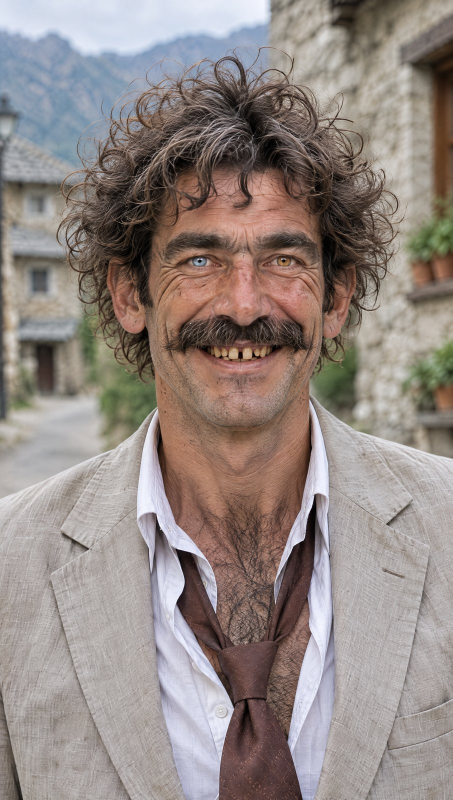
#> input picture assets/characters/borat-type/closeup.jpg, 905 x 1600 px (shown at 1/2 size)
$ python -i overlays.py   (imports and definitions only)
#> lines starting #> are read from the running program, lines starting #| are printed output that depends on the picture
"""Overlay graphics (PIL PNGs) and synthesised sounds for the master timeline.

ffmpeg here has no ``drawtext``, so every piece of text or graphics is a full-frame (1080x1920)
transparent PNG that ``master`` lays over the video with ``overlay``. The look is the debut's:
white text, a 3 px dark stroke and a blurred drop shadow; the ODD EYES bug is two dots (the
character's right eye ice-blue ``#8FD3FF`` on the viewer's left, the left eye amber ``#FFB040``)
top-right at (972, 268); the sparkle is a four-point star with a soft glow.

System fonts are not committed (their licences). ``font_path()`` is Arial Rounded Bold on macOS and
otherwise whatever ``fc-match`` resolves ``DejaVu Sans:bold`` to (the CI image installs
``fonts-dejavu-core``); ``serif_font_path()`` is the same idea for the title card (Georgia Bold /
DejaVu Serif Bold). The caption pill is the exception: its fonts are OFL files committed in
``assets/fonts/`` with their licences (Figtree for the default pill; Playfair Display, Cormorant SC,
Oswald and Anton for the per-character kits), so it looks the same on the Mac and in the cloud.

The two sounds are written with the standard library only: a 0.6 s three-partial chime (the
sting that ends every master) and a short low thump (the ``impact_sfx`` enhancement). Both are
48 kHz 16-bit stereo, the master's own format.
"""

from __future__ import annotations

import dataclasses
import math
import re
import struct
import subprocess
import sys
import wave
from dataclasses import dataclass
from pathlib import Path
from typing import Any, Literal

from PIL import Image, ImageChops, ImageDraw, ImageFilter, ImageFont

FRAME = (1080, 1920)
TEXT_MARGIN = 30  # a hook line is shrunk until it fits this far inside both edges
STROKE_PX = 3
STROKE_COLOUR = (20, 30, 45, 255)
SHADOW_OFFSET = 6
SHADOW_BLUR = 6
SHADOW_ALPHA = 0.62
LINE_PITCH = 1.18  # line spacing as a multiple of the font size (the debut's 113 px at 96)
MIN_FONT_SIZE = 24

BUG_CENTER = (972, 268)
BUG_BLUE = (0x8F, 0xD3, 0xFF)
BUG_AMBER = (0xFF, 0xB0, 0x40)
BUG_DOT_SPACING = 40  # centre to centre
BUG_OUTER_RADIUS = 15.5
BUG_OUTLINE_PX = 2.0
_SUPERSAMPLE = 4

IVORY = (246, 241, 231)
TITLE_BAND = (14, 20, 28, 205)

AUDIO_RATE = 48_000
STING_SECONDS = 0.6
STING_PARTIALS = ((2093.0, 6.0, 0.35), (3136.0, 8.0, 0.18), (4186.0, 10.0, 0.09))  # Hz, decay/s, gain
IMPACT_SECONDS = 0.4

_MAC_SANS = Path("/System/Library/Fonts/Supplemental/Arial Rounded Bold.ttf")
_MAC_SERIF = Path("/System/Library/Fonts/Supplemental/Georgia Bold.ttf")


class OverlayError(RuntimeError):
    """A font could not be found."""


# ---- fonts -------------------------------------------------------------------------------------


# [30 lines left out: functions _fc_match, font_path, serif_font_path, not called in this run]


# ---- text --------------------------------------------------------------------------------------


def _line_width(draw: ImageDraw.ImageDraw, text: str, font: ImageFont.FreeTypeFont, stroke: int) -> float:
    left, _, right, _ = draw.textbbox((0, 0), text, font=font, stroke_width=stroke)
    return right - left


# [19 lines left out: functions _fit, _shadowed, not called in this run]


def _save(img: Image.Image, out: str | Path) -> Path:
    out = Path(out)
    out.parent.mkdir(parents=True, exist_ok=True)
    img.save(out)
    return out


# Emoji and pictographs: the committed fonts have no glyph for them, so one in a hook drew an empty box in the pill (14 Oct:
# Gemini wrote "Close the deal at 30,000 feet 💼" for Lenny). Variation selectors, joiners and keycaps go with them.
_NO_GLYPH = re.compile("[\U0001F000-\U0001FAFF\u2600-\u27BF\u2B00-\u2BFF\uFE00-\uFE0F\u200D\u20E3\U000E0020-\U000E007F]")


# [38 lines left out: functions drawable, _clean, hook_png, not called in this run]


# ---- the studio pill (owner 2026-10-06: the signature on-screen caption of every character) ------------------------------

FONT_DIR = Path(__file__).resolve().parents[2] / "assets" / "fonts"  # OFL files, committed with their licences: the same on Mac and CI
PILL_FONT = FONT_DIR / "Figtree-Variable.ttf"  # the default pill's font
PILL_SIZE = 54
PILL_MIN_SIZE = 40
PILL_MAX_TEXT_W = 780  # the text column; the pill adds the dots and the padding around it
PILL_MAX_LINES = 2
PILL_Y = 1300  # top of the pill: lower middle, clear of faces and of Instagram's bottom ~350 px of buttons
PILL_PAD_X = 40
PILL_PAD_Y = 25
PILL_TEXT_X = 96  # from the pill's left edge: the dots sit in front of the text
PILL_DOT_R = 10
PILL_DOT_GAP = 26  # centre to centre
PILL_RING_PX = 2  # the ring round each dot on a light pill
SAFE_TOP, SAFE_BOTTOM = 250, FRAME[1] - 350

PILL_CASES = ("none", "upper", "smallcaps")


@dataclass(frozen=True)
class PillStyle:
    """How a character's caption pill looks (the kit's ``style.pill`` in ``characters/<slug>/refs.json``).

    ``DEFAULT_PILL`` (all defaults) is the studio's dark pill, drawn exactly as before the kits existed.

    * ``fill`` / ``fill_alpha`` / ``text``: ``#RRGGBB`` colours and the fill's opacity (0-255).
    * ``font`` is a file in ``assets/fonts/``; ``weight`` the named instance of a variable font (``Medium``, ``Bold``; a static
      font ignores it).
    * ``case``: ``none`` as written, ``upper``, or ``smallcaps`` (the text as written, set in a small-caps face such as Cormorant SC).
    * ``tracking``: extra pixels between letters (at 1x). ``border``: ``(colour, width px)`` rule just inside the edge.
    * ``tilt_deg``: counter-clockwise when negative (the pill rises to the right), as in a design tool; ``shear``: forward lean
      (the top moves right by ``shear`` px per px of height). ``block``: ``(colour, dx, dy)``, a solid copy of the pill behind it.
    The two ODD EYES dots are always drawn; on a light fill (luminance over 50%) each gets a 2 px ring in the text colour.
    """

    fill: str = "#0E1116"
    fill_alpha: int = 215
    text: str = "#FFFFFF"
    font: str = "Figtree-Variable.ttf"
    weight: str | None = "SemiBold"
    radius: int = 34
    border: tuple[str, int] | None = None
    case: Literal["none", "upper", "smallcaps"] = "none"
    tracking: int = 0
    tilt_deg: float = 0.0
    shear: float = 0.0
    block: tuple[str, int, int] | None = None


DEFAULT_PILL = PillStyle()
_HEX = re.compile(r"#[0-9A-Fa-f]{6}")


def _rgb(colour: str) -> tuple[int, int, int]:
    return int(colour[1:3], 16), int(colour[3:5], 16), int(colour[5:7], 16)


# [4 lines left out: function _luminance, not called in this run]


def _whole(value: Any, low: int, high: int) -> bool:
    return isinstance(value, int) and not isinstance(value, bool) and low <= value <= high


def _number(value: Any, low: float, high: float) -> bool:
    return isinstance(value, (int, float)) and not isinstance(value, bool) and low <= value <= high


# [82 lines left out: functions pill_style, _apply_weight, _pill_font, not called in this run]


def _text_w(text: str, fnt: ImageFont.FreeTypeFont, tracking: int = 0) -> float:
    probe = ImageDraw.Draw(Image.new("L", (1, 1)))
    return probe.textlength(text, font=fnt) + max(len(text) - 1, 0) * tracking


# [152 lines left out: functions _wrap, _cap_mid, _lift, _draw_line, _with_block, _lean_and_tilt and 3 more, not called in this run]


def entrance_png(png: str | Path, out: str | Path, *, alpha: float = 1.0, dy: int = 0, scale: float = 1.0) -> Path:
    """One frame of a caption's entrance: the overlay ``png`` (full frame) with what it shows scaled by ``scale`` about its own
    centre, its opacity times ``alpha`` (a pixel that shows stays at least 1, so the frame covers the same box) and moved
    ``dy`` px down. Written to ``out`` (full frame); what falls outside the frame is cut.
    """
#> called with out = 'out.png', alpha = 1, dy = 0, scale = 1
    with Image.open(png) as img:
#> img is the input picture: PIL image 905x1600 RGB; mean R, G, B 146.9, 135.8, 131.4
        img = img.convert("RGBA")
#> img: PIL image 905x1600 RGBA
        box = img.getchannel("A").getbbox() or (0, 0, 1, 1)
#> box = (0, 0, 905, 1600)
        shown = img.crop(box)
    if scale != 1.0:
        shown = shown.resize((max(1, round(shown.width * scale)), max(1, round(shown.height * scale))), Image.LANCZOS)
    if alpha < 1.0:
        shown.putalpha(shown.getchannel("A").point(lambda a: 0 if a == 0 else max(1, round(a * alpha))))
    x0 = round((box[0] + box[2]) / 2 - shown.width / 2)
#> x0 = 0
    y0 = round((box[1] + box[3]) / 2 - shown.height / 2) + dy
#> y0 = 0
    layer = Image.new("RGBA", FRAME, (0, 0, 0, 0))
#> layer: PIL image 1080x1920 RGBA; every value is 0
    layer.paste(shown, (x0, y0))  # a straight copy (alpha too) onto the empty frame; paste clips at the edges
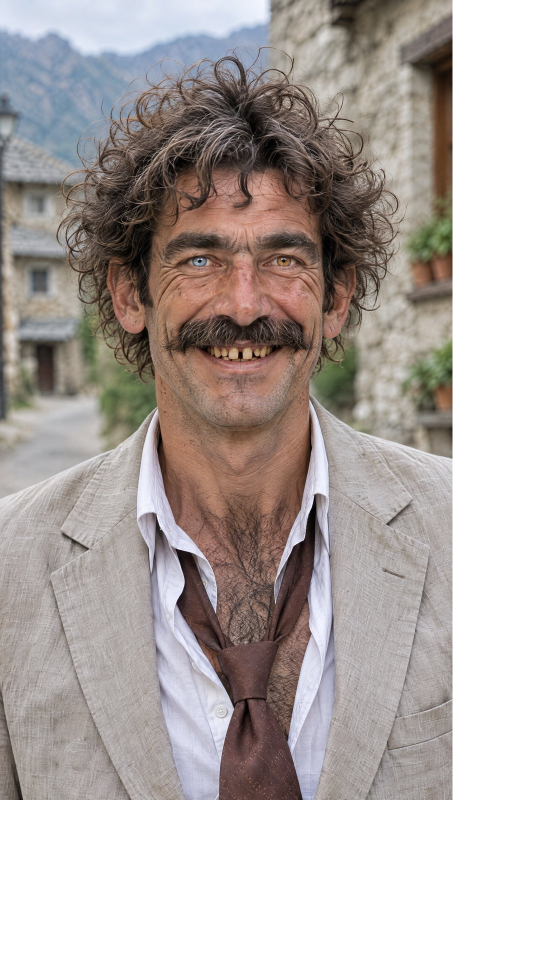
#> layer: PIL image 1080x1920 RGBA (shown at 1/2 size); mean R, G, B, A 102.6, 94.8, 91.7, 178.1; transparent parts drawn white
    return _save(layer, out)


# [16 lines left out: function title_png, not called in this run]


# ---- the Story's AI label ----------------------------------------------------------------------

# A Story shows no caption, so its AI disclosure is burned into the picture: white text on a semi-transparent dark pill in the lower
# third, between these rows (above Instagram's Story reply bar, below the hook pill's usual place, far from the two-dot bug).
STORY_LABEL_BAND = (1450, 1600)
STORY_LABEL_SIZE = 44
STORY_LABEL_PAD = (36, 20)  # x, y around the text
STORY_LABEL_FILL = (0, 0, 0, 150)  # dark, 59 % opaque: the video shows through, the white text stays legible


# [110 lines left out: functions story_label_png, bug_png, sparkle_png, _write_wav, _tail_fade, sting_wav and 1 more, not called in this run]

>>> result = entrance_png('../../assets/characters/borat-type/closeup.jpg', 'out.png')

$ run again, on assets/characters/borat-type/expressions.jpg
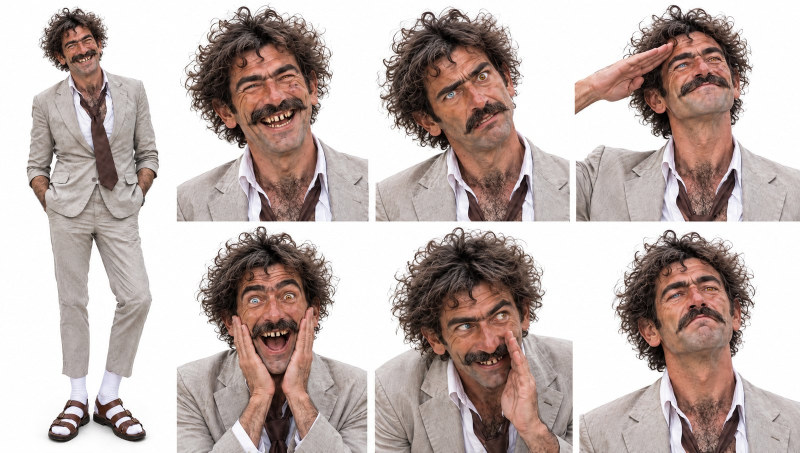
#> input picture assets/characters/borat-type/expressions.jpg, 1600 x 905 px (shown at 1/2 size)
#> in entrance_png, img is the input picture: PIL image 1600x905 RGB; mean R, G, B 190.5, 176.6, 172.7
#> img: PIL image 1600x905 RGBA
#> box = (0, 0, 1600, 905)
#> x0 = 0
#> in entrance_png, `layer.paste(shown, (x0, y0))`:
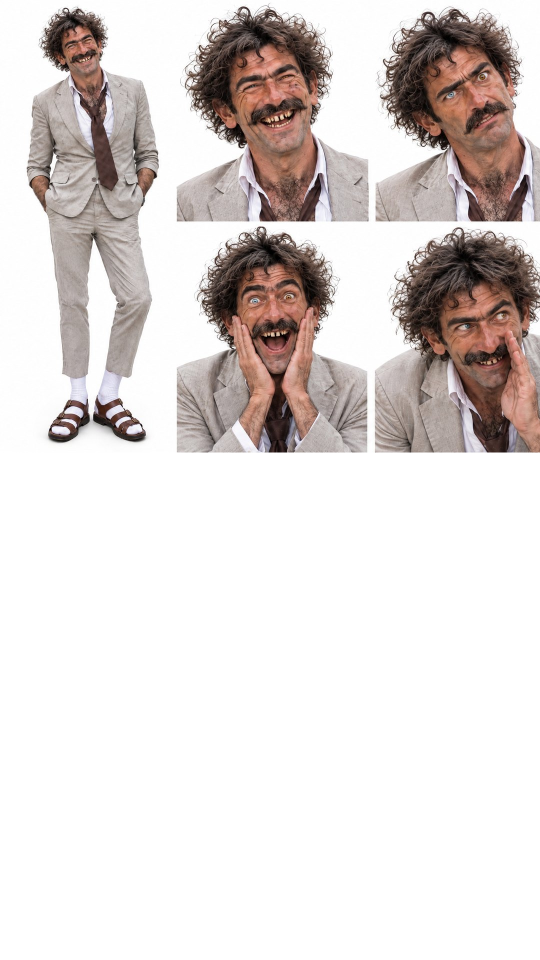
#> layer: PIL image 1080x1920 RGBA (shown at 1/2 size); mean R, G, B, A 87.8, 81.3, 79.4, 120.2; transparent parts drawn white

$ run again, on assets/characters/borat-type/master.jpg
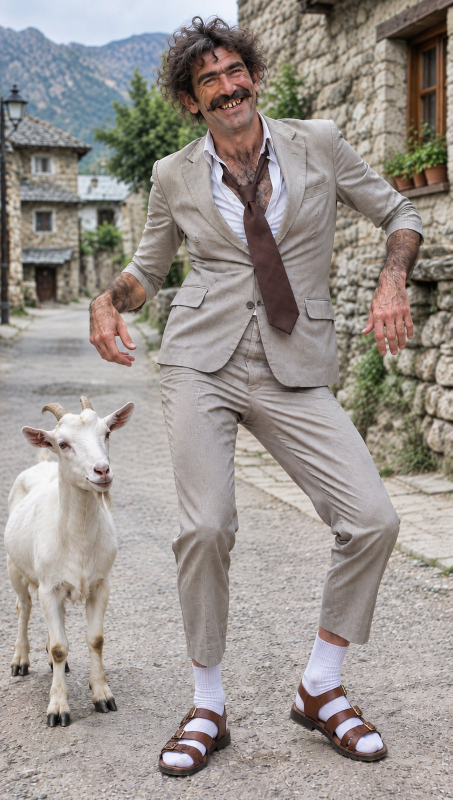
#> input picture assets/characters/borat-type/master.jpg, 905 x 1600 px (shown at 1/2 size)
#> in entrance_png, img is the input picture: PIL image 905x1600 RGB; mean R, G, B 155.1, 148.2, 143.5
#> img: PIL image 905x1600 RGBA
#> box = (0, 0, 905, 1600)
#> x0 = 0
#> in entrance_png, `layer.paste(shown, (x0, y0))`:
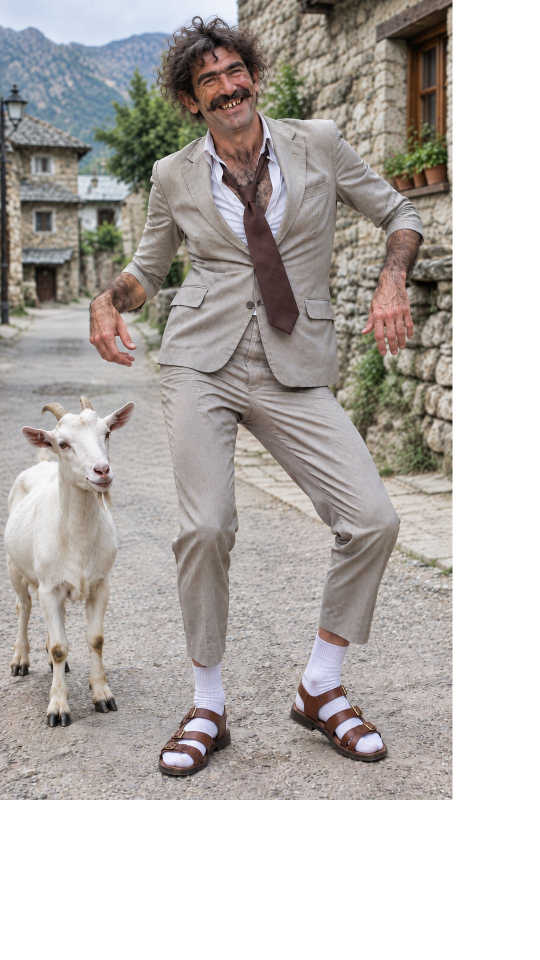
#> layer: PIL image 1080x1920 RGBA (shown at 1/2 size); mean R, G, B, A 108.3, 103.5, 100.2, 178.1; transparent parts drawn white
